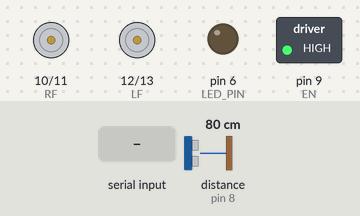
Recording of a sketch running on a simulated Arduino Uno, built with avr-gcc and run on an emulated ATmega328P. Shown: motor-driver pin pairs drawn as motors (green arrow = first pin HIGH = forward, orange = second pin HIGH = backward, longer = more drive), switched loads named in the sketch (green lamp = pin HIGH), output pins drawn as LEDs (lit = HIGH). Wiring (inferred from the names in the program): ultrasonic range finder: trigger pin 7; echo pin 8. Inputs (shaded band) come from the test bench; at power-on: distance to the obstacle (sensor on pin 8) 80 cm. The echo pulse lasts 58.3 µs per cm; pins used as bus, display or sensor lines are not drawn.

Above: at 1.2 s.
1.3 s: distance to the obstacle (sensor on pin 8) set to 33 cm
2.8 s: distance to the obstacle (sensor on pin 8) set to 28 cm
At 3.9 s:
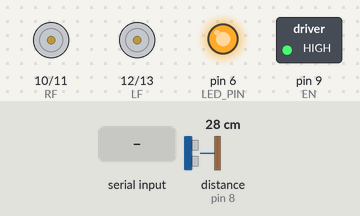
4.3 s: "B\n" received over Serial
At 5.1 s:
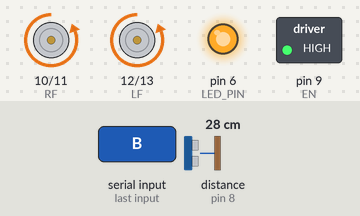
6.8 s: byte 76 ('L') received over Serial
At 7.2 s:
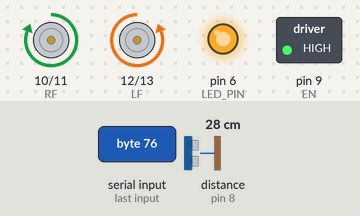
8.8 s: byte 82 ('R') received over Serial
At 9.2 s:
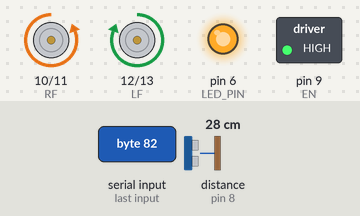
10.8 s: distance to the obstacle (sensor on pin 8) set to 35 cm
At 11.2 s:
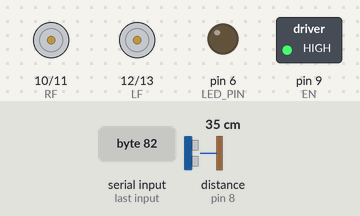
Timing chart, 0 to 13.3 s (numbered marks = the images above; inputs shaded):
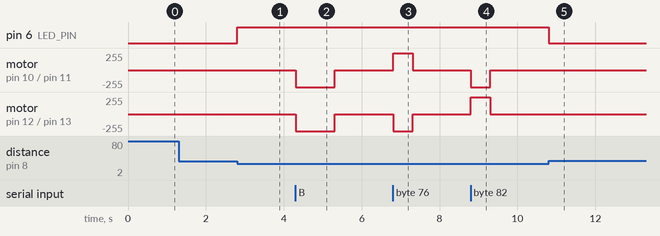

Measured:
- the behaviour switches between 31 and 30 cm on distance to the obstacle (sensor on pin 8) (found by bisection; images 0 and 1)
- after the input at 1.3 s, every drawn part: stays the same
- after the input at 2.8 s, pin 6 (LED_PIN): LOW → HIGH at once
- after the input at 4.3 s, motor on pin 10 (RF) / pin 11 (RB), motor on pin 12 (LF) / pin 13 (LB): stopped → backward 255/255 at once, → stopped 1.0 s later
- after the input at 6.8 s, motor on pin 10 (RF) / pin 11 (RB): stopped → forward 255/255 at once, → stopped 0.50 s later; motor on pin 12 (LF) / pin 13 (LB): stopped → backward 255/255 at once, → stopped 0.50 s later
- after the input at 8.8 s, motor on pin 10 (RF) / pin 11 (RB): stopped → backward 255/255 at once, → stopped 0.50 s later; motor on pin 12 (LF) / pin 13 (LB): stopped → forward 255/255 at once, → stopped 0.50 s later
- after the input at 10.8 s, pin 6 (LED_PIN): HIGH → LOW at once

The sketch:

maya.ino
```cpp
/**
 * Arduino Robot Control
 * Receives commands (F,B,R,L) from Raspberry Pi
 * Implements obstacle detection and avoidance
 */

// Pin Definitions
#define RB 11    // Right motor reverse
#define RF 10   // Right motor forward
#define LB 13  // Left motor reverse
#define LF 12    // Left motor forward
#define trig 7  // Ultrasonic sensor trigger
#define echo 8  // Ultrasonic sensor echo
#define LED_PIN 6   // LED indicator
#define EN 9

// Motor control variables
unsigned long moveStartTime = 0;
unsigned long moveDuration = 0;
bool isMoving = false;

void stopMotors() {
  digitalWrite(LF, LOW);
  digitalWrite(LB, LOW);
  digitalWrite(RF, LOW);
  digitalWrite(RB, LOW);
}

float getDistance() {
  digitalWrite(trig, LOW);
  delayMicroseconds(2);
  digitalWrite(trig, HIGH);
  delayMicroseconds(10);
  digitalWrite(trig, LOW);

  long duration = pulseIn(echo, HIGH, 30000); // 30ms timeout (~5m range)
  float distance = (duration > 0) ? (duration * 0.0343) / 2 : 999;
  return distance;
}

void setup() {
  Serial.begin(9600);  // Standard baud rate as in your original code
  pinMode(LF, OUTPUT);
  pinMode(LB, OUTPUT);
  pinMode(RF, OUTPUT);
  pinMode(RB, OUTPUT);
  pinMode(trig, OUTPUT);
  pinMode(echo, INPUT);
  pinMode(LED_PIN, OUTPUT);
  pinMode(EN, OUTPUT);
  analogWrite(EN, 255);
  stopMotors();
}

void loop() {
  // Check distance and update LED
  float distance = getDistance();
  digitalWrite(LED_PIN, (distance < 30) ? HIGH : LOW);

  // Check for commands
  if(Serial.available() > 0) {
    char cmd = Serial.read();
    if(cmd == '\n' || cmd == '\r') return;

    // Execute command
    executeCommand(cmd);
  }

  // Check if movement should stop
  if(isMoving && (millis() - moveStartTime >= moveDuration)) {
    stopMotors();
    isMoving = false;
  }
}

void executeCommand(char cmd) {
  // Get distance for obstacle detection
  float distance = getDistance();

  // Block forward command if obstacle detected
  if(cmd == 'F' && distance < 30) {
    return;
  }

  // Stop current movement
  stopMotors();

  // Execute new command
  switch(cmd) {
    case 'F':
      digitalWrite(LF, HIGH);
      digitalWrite(RF, HIGH);
      moveDuration = 1000;  // 1 second
      break;
    case 'B':
      digitalWrite(LB, HIGH);
      digitalWrite(RB, HIGH);
      moveDuration = 1000;  // 1 second
      break;
    case 'L':
      digitalWrite(LB, HIGH);
      digitalWrite(RF, HIGH);
      moveDuration = 500;   // 0.5 seconds
      break;
    case 'R':
      digitalWrite(LF, HIGH);
      digitalWrite(RB, HIGH);
      moveDuration = 500;   // 0.5 seconds
      break;
    case 'S':
      // Already stopped motors above
      moveDuration = 0;
      isMoving = false;
      return;
    default:
      return;
  }

  moveStartTime = millis();
  isMoving = true;
}
```
